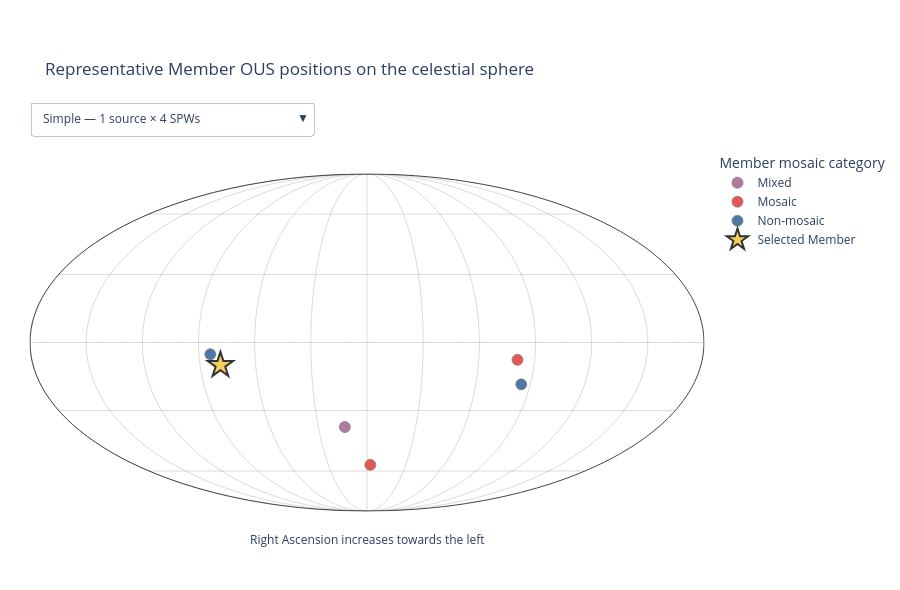

This figure's notebook cell:
### Code cell
mollweide_figure_options = []


for case_name, member_uid in (
    representative_members.items()
):
    mollweide_figure = (
        build_mollweide_figure(
            member_uid
        )
    )

    mollweide_figure_options.append(
        (
            case_name,
            mollweide_figure,
        )
    )


standalone_mollweide_figure = (
    combine_plotly_figures_with_dropdown(
        mollweide_figure_options
    )
)


standalone_mollweide_figure.show(
    config={
        "responsive": True,
        "displaylogo": False,
    }
)
